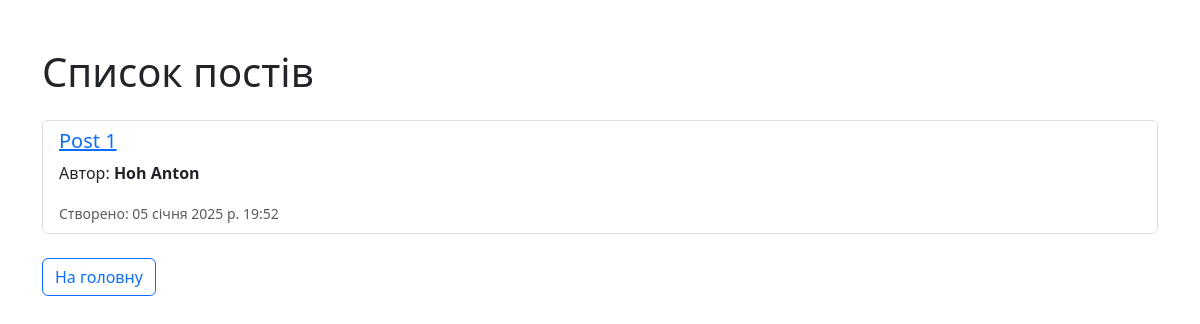
The app's page /posts/, older data.
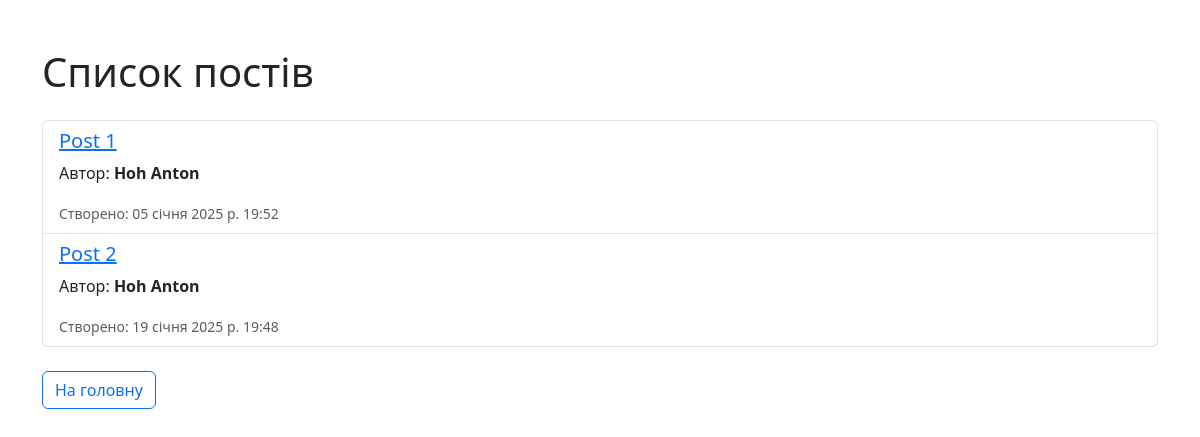
The same page, newer data.
### orm_test/models.py (models this page shows, shortened)
class Post(models.Model):
    title = models.CharField(max_length=255)
    body = models.TextField()
    author = models.ForeignKey(Author, related_name="books", on_delete=models.CASCADE)
    created_at = models.DateTimeField(auto_now_add=True)
    updated_at = models.DateTimeField(auto_now=True)
    author = models.ForeignKey(Author, on_delete=models.CASCADE, related_name='posts')

class Author(models.Model):
    first_name = models.CharField(max_length=50)
    last_name = models.CharField(max_length=70)
    bio = models.TextField(default="No bio provided")
    email = models.EmailField()
    def __str__(self):
        return f"{self.last_name} {self.first_name}"

### orm_test/views.py (the view)
# urls.py: path('posts/', views.posts_list, name="posts_list"),
def posts_list(request):
    posts = Post.objects.all()
    return render(request, 'posts_page.html', {"posts": posts})

### templates/posts_page.html (shortened to what this page needs)
<!DOCTYPE html>
<html lang="uk">
<head>
    <link href="https://cdn.jsdelivr.net/npm/bootstrap@5.3.2/dist/css/bootstrap.min.css" rel="stylesheet">
</head>
<body>
    <div class="container mt-5">
        <h1 class="mb-4">Список постів</h1>
        <ul class="list-group">
            {% for post in posts %}
                <li class="list-group-item">
                    <h5><a href="{% url 'main:post_detail' post.id %}">{{ post.title }}</a></h5>
                    <p>Автор: <strong>{{ post.author }}</strong></p>
                    <small class="text-muted">Створено: {{ post.created_at }}</small>
                </li>
            {% endfor %}
        </ul>
        <a href="/" class="btn btn-outline-primary mt-4">На головну</a>
    </div>
</body>
</html>

Row changes from the older to the newer data that the page shows:
added Post: title "Post 2", author "Hoh Anton", created_at "19 січня 2025 р. 19:48"
